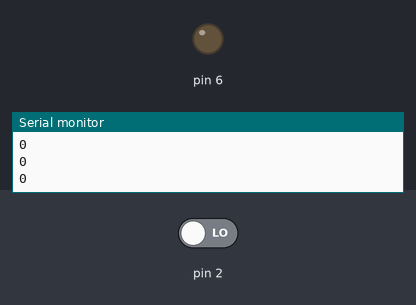
Recording of a sketch running on a simulated Arduino Uno, built with avr-gcc and run on an emulated ATmega328P. Shown: output pins drawn as LEDs (lit = HIGH), the last lines printed to the serial monitor. Inputs (shaded band) come from the test bench; at power-on: pin 2 LOW.

Above: at 1.8 s.
1.9 s: pin 2 driven HIGH
At 3.2 s:
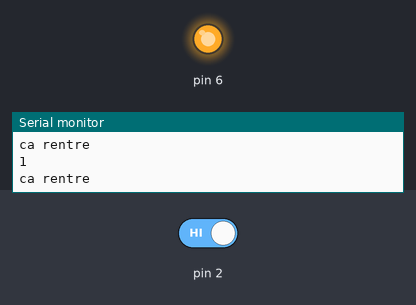
3.5 s: pin 2 driven LOW
At 4.6 s:
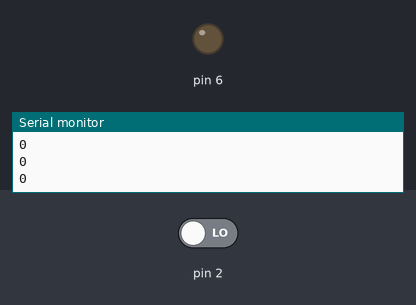
Timing chart, 0 to 6.5 s (numbered marks = the images above; inputs shaded):
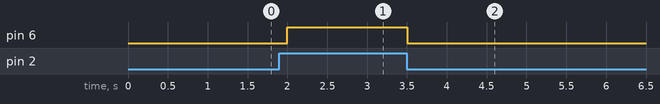

Measured:
- after the input at 1.9 s, pin 6: LOW → HIGH after 0.10 s
- after the input at 3.5 s, pin 6: HIGH → LOW at once

The sketch:

TP1-4_test_button.ino
```cpp
void setup() {
  // put your setup code here, to run once:
  Serial.begin(9600);
  pinMode(2, INPUT);
  pinMode(6, OUTPUT);
}

void loop() {
  // put your main code here, to run repeatedly:
  int val = digitalRead(2);
  Serial.println(val);
  if (val == 1){
    digitalWrite(6, HIGH);
    Serial.println("ca rentre");
  }
  else {
    digitalWrite(6, LOW);
  }
  delay(500);
}
```
